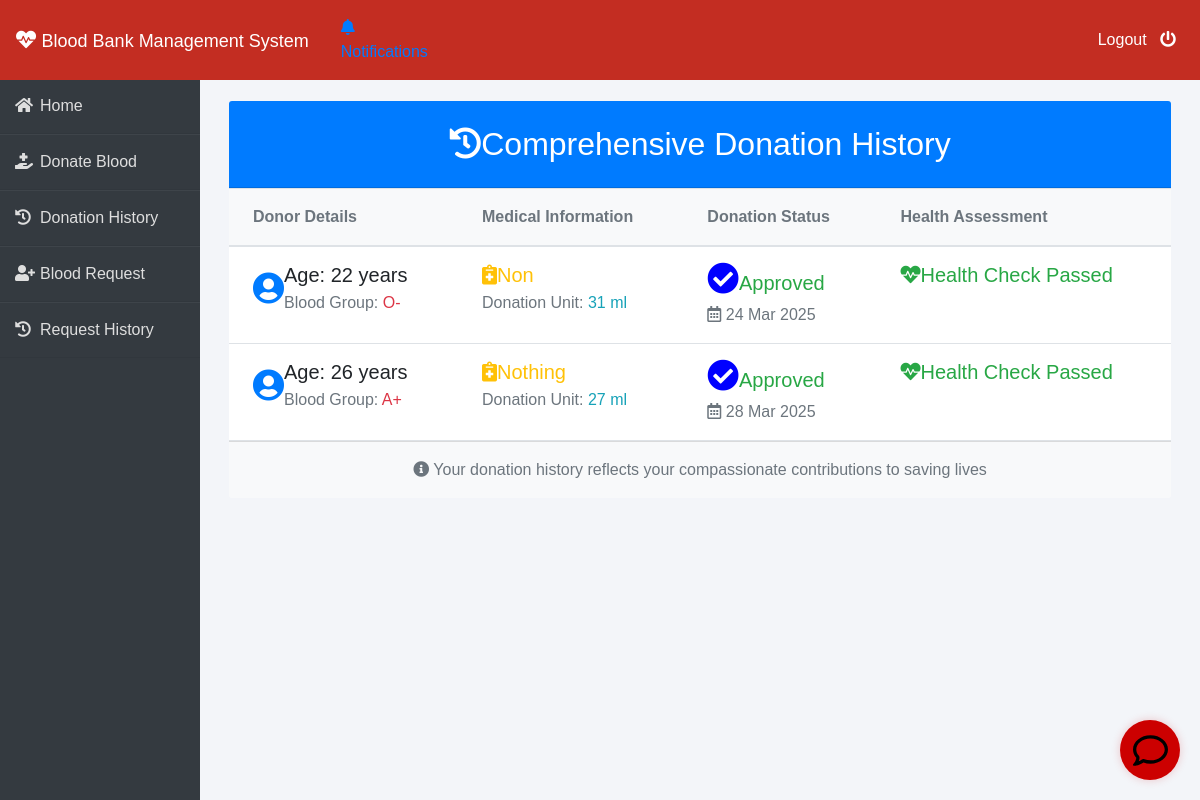
/donor/donation-history (signed in), run on the app's committed database.
### donor/models.py (models this page shows, shortened)
class BloodDonate(models.Model):
    donor=models.ForeignKey(Donor,on_delete=models.CASCADE)
    disease=models.CharField(max_length=100,default="Nothing")
    age=models.PositiveIntegerField()
    bloodgroup=models.CharField(max_length=10)
    unit=models.PositiveIntegerField(default=0)
    status=models.CharField(max_length=20,default="Pending")
    date=models.DateField(auto_now=True)
    health_check_passed = models.BooleanField(default=False)  # New field
    health_check = models.CharField(max_length=20, default='PENDING',
                                   choices=(('PENDING', 'Pending'),
                                           ('PASSED', 'Passed'),
                                           ('FAILED', 'Failed')))
    status = models.CharField(max_length=20, default="PENDING",
                             choices=(('PENDING', 'Pending'), ('APPROVED', 'Approved'), ('REJECTED', 'Rejected')))

### donor/views.py (the view)
# urls.py: path('donation-history', views.donation_history_view,name='donation-history'),
def donation_history_view(request):
    donor= models.Donor.objects.get(user_id=request.user.id)
    donations=models.BloodDonate.objects.all().filter(donor=donor)
    return render(request,'donor/donation_history.html',{'donations':donations})

### templates/donor/donation_history.html (shortened to what this page needs)
{% extends 'donor/donorbase.html' %}
{% block content %}
{% load widget_tweaks %}
{%load static%}
<div class="container-fluid px-4 py-5">
    <div class="row">
        <div class="col-12">
            <div class="card border-0 shadow-lg">
                <div class="card-header bg-primary text-white py-4">
                    <h2 class="text-center mb-0">
                        <i class="fas fa-history me-3"></i>Comprehensive Donation History
                    </h2>
                </div>
                {% if donations %}
                <div class="card-body p-0">
                    <div class="table-responsive">
                        <table class="table table-borderless table-hover mb-0">
                            <thead class="bg-light">
                                <tr>
                                    <th class="px-4 py-3 text-muted">Donor Details</th>
                                    <th class="px-4 py-3 text-muted">Medical Information</th>
                                    <th class="px-4 py-3 text-muted">Donation Status</th>
                                    <th class="px-4 py-3 text-muted">Health Assessment</th>
                                </tr>
                            </thead>
                            <tbody>
                                {% for donation in donations %}
                                <tr class="border-bottom">
                                    <td class="px-4 py-3">
                                        <div class="d-flex align-items-center">
                                            <div class="icon-stack me-3">
                                                <i class="fas fa-user-circle fa-2x text-primary"></i>
                                            </div>
                                            <div>
                                                <h5 class="mb-1">Age: {{donation.age}} years</h5>
                                                <p class="text-muted mb-0">Blood Group:
                                                    <span class="fw-bold text-danger">{{donation.bloodgroup}}</span>
                                                </p>
                                            </div>
                                        </div>
                                    </td>
                                    <td class="px-4 py-3">
                                        <h5 class="mb-1">
                                            {% if donation.disease %}
                                                <span class="text-warning">
                                                    <i class="fas fa-notes-medical me-2"></i>{{donation.disease}}
                                                </span>
                                            {% else %}
                                                <span class="text-success">
                                                    <i class="fas fa-heart me-2"></i>No Reported Disease
                                                </span>
                                            {% endif %}
                                        </h5>
                                        <p class="text-muted mb-0">Donation Unit:
                                            <span class="fw-bold text-info">{{donation.unit}} ml</span>
                                        </p>
                                    </td>
                                    <td class="px-4 py-3">
                                        <div class="d-flex flex-column">
                                            <h5 class="mb-2">
                                                {% if donation.status == 'Approved' %}
                                                    <span class="text-success">
                                                        <i class="fas fa-check-circle me-2"></i>Approved
                                                    </span>
                                                {% elif donation.status == 'Rejected' %}
                                                    <span class="text-danger">
                                                        <i class="fas fa-times-circle me-2"></i>Rejected
                                                    </span>
                                                {% else %}
                                                    <span class="text-warning">
                                                        <i class="fas fa-spinner me-2"></i>Pending
                                                    </span>
                                                {% endif %}
                                            </h5>
                                            <p class="text-muted mb-0">
                                                <i class="far fa-calendar-alt me-2"></i>
                                                {{donation.date|date:"d M Y"}}
                                            </p>
                                        </div>
                                    </td>
                                    <td class="px-4 py-3">
                                        <div class="d-flex flex-column">
                                            <h5 class="mb-2">
                                                {% if donation.health_check_passed %}
                                                    <span class="text-success">
                                                        <i class="fas fa-heartbeat me-2"></i>Health Check Passed
                                                    </span>
                                                {% elif donation.status == 'Rejected' %}
                                                    <span class="text-danger">
                                                        <i class="fas fa-heart-broken me-2"></i>Health Check Failed
                                                    </span>
                                                {% else %}
                                                    <span class="text-info">
                                                        <i class="fas fa-question-circle me-2"></i>Pending Assessment
                                                    </span>
                                                {% endif %}
                                            </h5>
                                        </div>
                                    </td>
                                </tr>
                                {% endfor %}
                            </tbody>
                        </table>
                    </div>
                </div>
                {% endif %}
                <div class="card-footer bg-light py-3 text-center">
                    <p class="text-muted mb-0">
                        <i class="fas fa-info-circle me-2"></i>
                        Your donation history reflects your compassionate contributions to saving lives
                    </p>
                </div>
            </div>
        </div>
    </div>
</div>
{% endblock %}

### templates/donor/donorbase.html (style rules this page uses)
.row { padding: 5px; }
.fa-check-circle { color: blue; font-size: 3ex; }
* { margin: 0; padding: 0; box-sizing: border-box; list-style: none; text-decoration: none; font-family: 'Josefin Sans', sans-serif; }
body { background-color: #f3f5f9; }

### templates/blood/chat_widget.html (style rules this page uses)
:root { --chat-icon-size: 60px; --chat-icon-bg-color: #cc0000; --chat-icon-shadow: rgba(204, 0, 0, 0.2); --chat-container-width: 360px; --chat-header-bg-color: #cc0000; --chat-header-color: white; --chat-messages-bg-color: #f0f0f0; --chat-input-border-color: #ddd; --chat-send-button-bg-color: #cc0000; --chat-send-button-hover-bg-color: #b30000; --typing-indicator-color: #ccc; }

### data on the page
BloodDonate: age "22", bloodgroup "O-", disease "Non", unit "31", status "Approved" (drawn), date "24 Mar 2025", health_check_passed True (drawn)
BloodDonate: age "26", bloodgroup "A+", disease "Nothing", unit "27", status "Approved" (drawn), date "28 Mar 2025", health_check_passed True (drawn)
